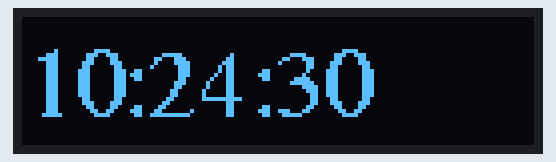
The program below on a simulated Raspberry Pi (BCM pin numbers). On the bench: 128×32 one-colour display. The clock reads 2024-03-15 10:24:30 at power-on unless the program sets it. At 0.1 s the program stops and its outputs stay as they are.

Above: at 0.2 s.

The program:

time.py
```python
import Adafruit_GPIO.SPI as SPI
import Adafruit_SSD1306
import time

from PIL import Image
from PIL import ImageDraw
from PIL import ImageFont

disp = Adafruit_SSD1306.SSD1306_128_32(rst=24)
tijd = time.strftime("%H:%M:%S")


disp.begin()
disp.clear()
disp.display()

image = Image.new('1', (disp.width, disp.height))

draw = ImageDraw.Draw(image)

font = ImageFont.truetype('FreeSerif.ttf', 25)
# first 5 lines are yellow
draw.text((1, 5),tijd ,  font=font, fill=255)

disp.image(image)
disp.display()
```
